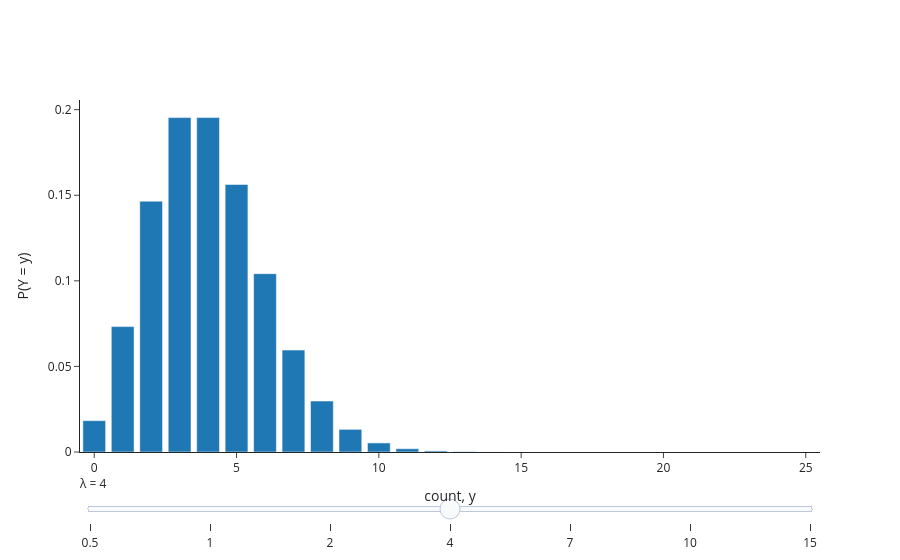

Notebook code for this chart:
### Markdown cell above
## 7. Try it: drag the slider to change lambda

### Code cell
y = np.arange(0, 26)
fig = go.Figure()
lams = [0.5, 1, 2, 4, 7, 10, 15]
for lam in lams:
    fig.add_bar(x=y, y=stats.poisson.pmf(y, lam), visible=(lam == 4), name=f'λ = {lam}')
steps = [dict(method='update', label=str(lam), args=[{'visible': [l == lam for l in lams]}]) for lam in lams]
fig.update_layout(sliders=[dict(active=3, currentvalue=dict(prefix='λ = '), steps=steps)],
                  template='simple_white', xaxis_title='count, y', yaxis_title='P(Y = y)')
fig.show()

### Figure 1 — Plotly figure (JSON) as saved in the notebook; plotly's stock layout.template omitted (floating-point values rounded to 4 significant figures)
{"data": [{"name": "λ = 0.5", "type": "bar", "visible": false, "x": [0, 1, 2, 3, 4, 5, 6, 7, 8, 9, 10, 11, 12, 13, 14, 15, 16, 17, 18, 19, 20, 21, 22, 23, 24, 25], "y": [0.6065, 0.3033, 0.07582, 0.01264, 0.00158, 0.000158, 1.316e-05, 9.402e-07, 5.876e-08, 3.265e-09, 1.632e-10, 7.419e-12, 3.091e-13, 1.189e-14, 4.246e-16, 1.415e-17, 4.423e-19, 1.301e-20, 3.614e-22, 9.51e-24, 2.378e-25, 5.661e-27, 1.287e-28, 2.797e-30, 5.827e-32, 1.165e-33]}, {"name": "λ = 1", "type": "bar", "visible": false, "x": [0, 1, 2, 3, 4, 5, 6, 7, 8, 9, 10, 11, 12, 13, 14, 15, 16, 17, 18, 19, 20, 21, 22, 23, 24, 25], "y": [0.3679, 0.3679, 0.1839, 0.06131, 0.01533, 0.003066, 0.0005109, 7.299e-05, 9.124e-06, 1.014e-06, 1.014e-07, 9.216e-09, 7.68e-10, 5.908e-11, 4.22e-12, 2.813e-13, 1.758e-14, 1.034e-15, 5.746e-17, 3.024e-18, 1.512e-19, 7.2e-21, 3.273e-22, 1.423e-23, 5.929e-25, 2.372e-26]}, {"name": "λ = 2", "type": "bar", "visible": false, "x": [0, 1, 2, 3, 4, 5, 6, 7, 8, 9, 10, 11, 12, 13, 14, 15, 16, 17, 18, 19, 20, 21, 22, 23, 24, 25], "y": [0.1353, 0.2707, 0.2707, 0.1804, 0.09022, 0.03609, 0.01203, 0.003437, 0.0008593, 0.0001909, 3.819e-05, 6.944e-06, 1.157e-06, 1.78e-07, 2.543e-08, 3.391e-09, 4.239e-10, 4.987e-11, 5.541e-12, 5.833e-13, 5.833e-14, 5.555e-15, 5.05e-16, 4.391e-17, 3.66e-18, 2.928e-19]}, {"name": "λ = 4", "type": "bar", "visible": true, "x": [0, 1, 2, 3, 4, 5, 6, 7, 8, 9, 10, 11, 12, 13, 14, 15, 16, 17, 18, 19, 20, 21, 22, 23, 24, 25], "y": [0.01832, 0.07326, 0.1465, 0.1954, 0.1954, 0.1563, 0.1042, 0.05954, 0.02977, 0.01323, 0.005292, 0.001925, 0.0006415, 0.0001974, 5.64e-05, 1.504e-05, 3.76e-06, 8.847e-07, 1.966e-07, 4.139e-08, 8.277e-09, 1.577e-09, 2.867e-10, 4.985e-11, 8.309e-12, 1.329e-12]}, {"name": "λ = 7", "type": "bar", "visible": false, "x": [0, 1, 2, 3, 4, 5, 6, 7, 8, 9, 10, 11, 12, 13, 14, 15, 16, 17, 18, 19, 20, 21, 22, 23, 24, 25], "y": [0.0009119, 0.006383, 0.02234, 0.05213, 0.09123, 0.1277, 0.149, 0.149, 0.1304, 0.1014, 0.07098, 0.04517, 0.02635, 0.01419, 0.007094, 0.003311, 0.001448, 0.0005964, 0.0002319, 8.545e-05, 2.991e-05, 9.969e-06, 3.172e-06, 9.654e-07, 2.816e-07, 7.884e-08]}, {"name": "λ = 10", "type": "bar", "visible": false, "x": [0, 1, 2, 3, 4, 5, 6, 7, 8, 9, 10, 11, 12, 13, 14, 15, 16, 17, 18, 19, 20, 21, 22, 23, 24, 25], "y": [4.54e-05, 0.000454, 0.00227, 0.007567, 0.01892, 0.03783, 0.06306, 0.09008, 0.1126, 0.1251, 0.1251, 0.1137, 0.09478, 0.07291, 0.05208, 0.03472, 0.0217, 0.01276, 0.007091, 0.003732, 0.001866, 0.0008886, 0.0004039, 0.0001756, 7.317e-05, 2.927e-05]}, {"name": "λ = 15", "type": "bar", "visible": false, "x": [0, 1, 2, 3, 4, 5, 6, 7, 8, 9, 10, 11, 12, 13, 14, 15, 16, 17, 18, 19, 20, 21, 22, 23, 24, 25], "y": [3.059e-07, 4.589e-06, 3.441e-05, 0.0001721, 0.0006453, 0.001936, 0.004839, 0.01037, 0.01944, 0.03241, 0.04861, 0.06629, 0.08286, 0.09561, 0.1024, 0.1024, 0.09603, 0.08474, 0.07061, 0.05575, 0.04181, 0.02986, 0.02036, 0.01328, 0.0083, 0.00498]}], "layout": {"sliders": [{"active": 3, "currentvalue": {"prefix": "λ = "}, "steps": [{"args": [{"visible": [true, false, false, false, false, false, false]}], "label": "0.5", "method": "update"}, {"args": [{"visible": [false, true, false, false, false, false, false]}], "label": "1", "method": "update"}, {"args": [{"visible": [false, false, true, false, false, false, false]}], "label": "2", "method": "update"}, {"args": [{"visible": [false, false, false, true, false, false, false]}], "label": "4", "method": "update"}, {"args": [{"visible": [false, false, false, false, true, false, false]}], "label": "7", "method": "update"}, {"args": [{"visible": [false, false, false, false, false, true, false]}], "label": "10", "method": "update"}, {"args": [{"visible": [false, false, false, false, false, false, true]}], "label": "15", "method": "update"}]}], "xaxis": {"title": {"text": "count, y"}}, "yaxis": {"title": {"text": "P(Y = y)"}}}}
